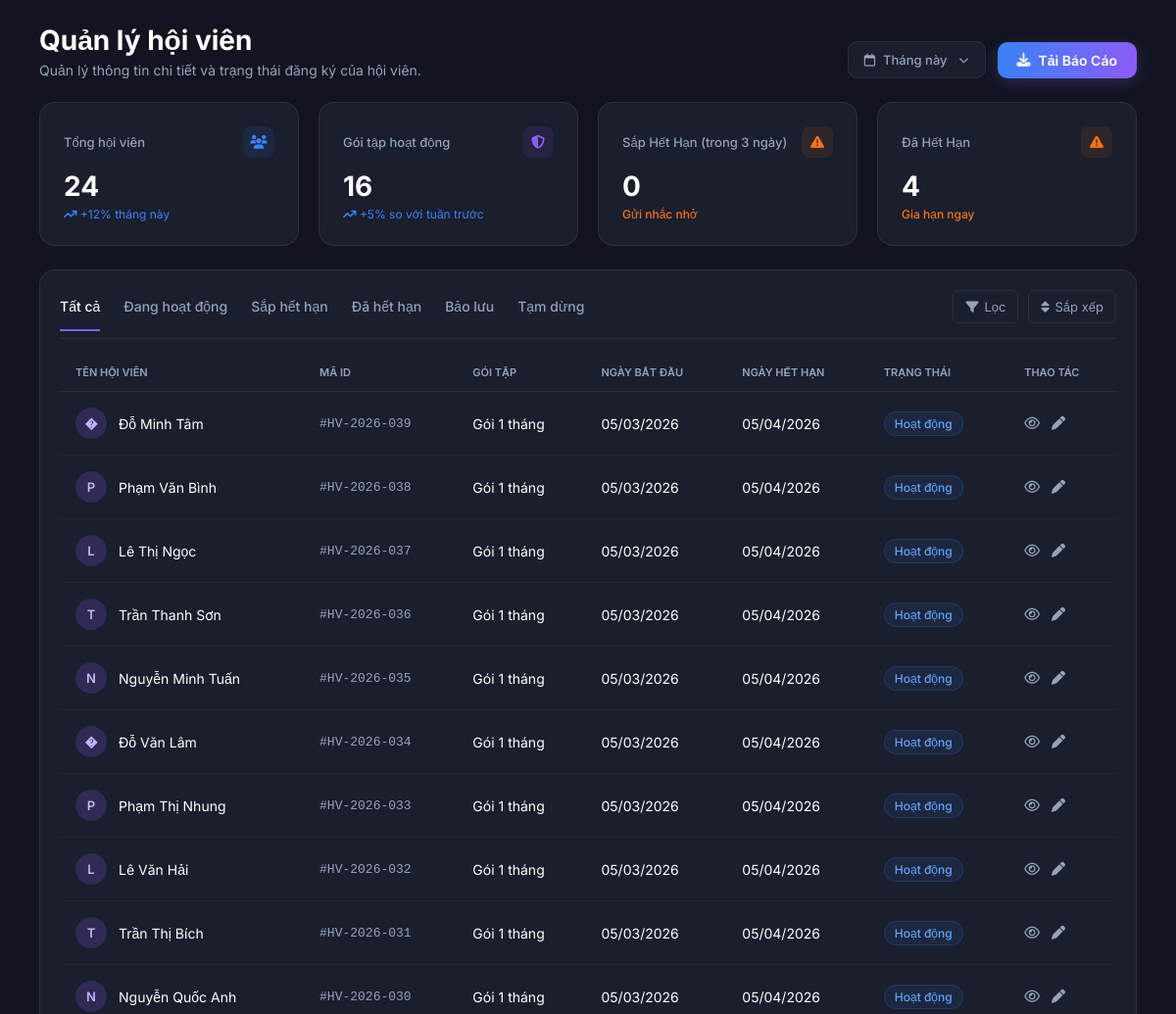
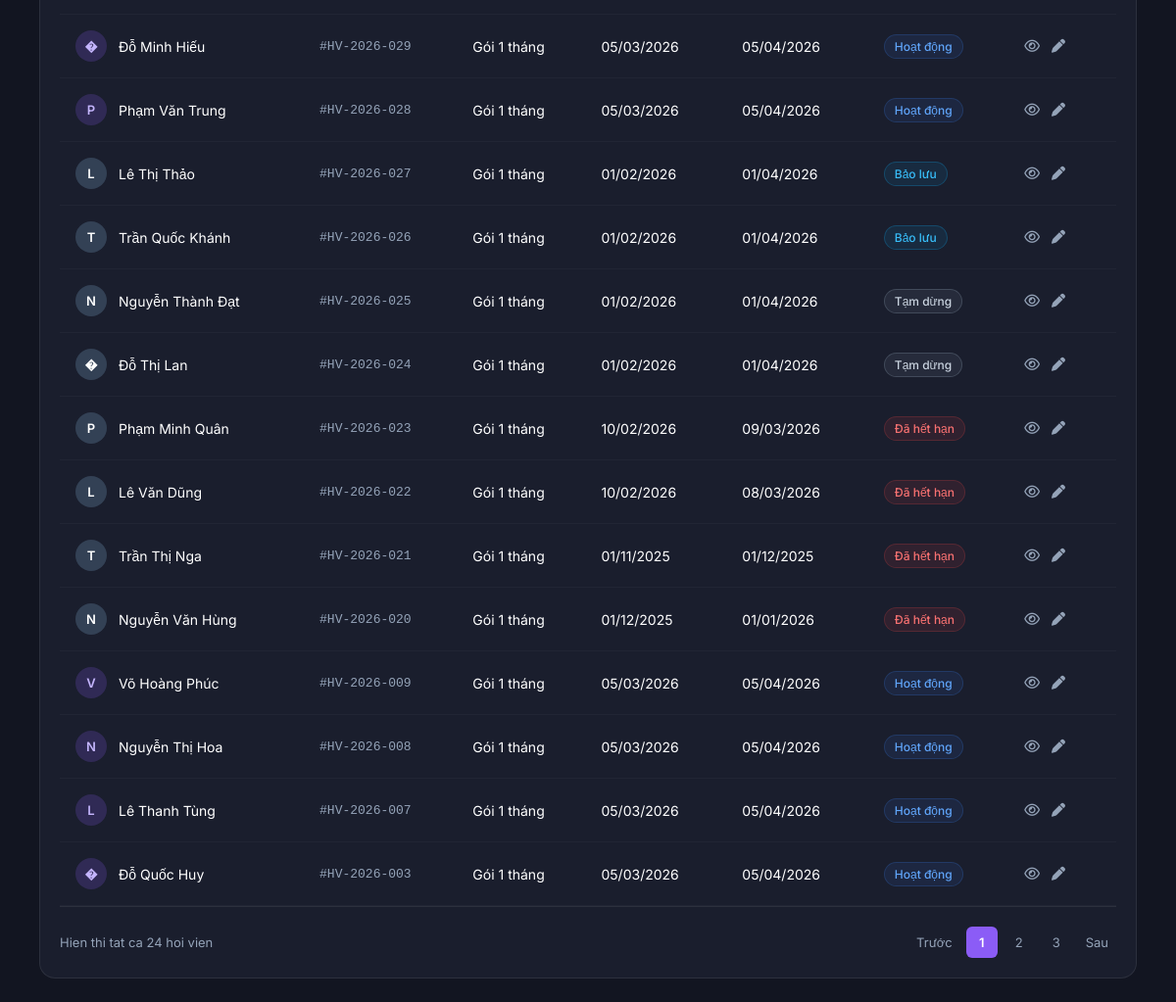
The app's page /Admin/HoiVien.php (signed in) with its own data (2 pictures, top to bottom).
### tables this page shows
CREATE TABLE `hoi_vien` (
  `id` int(11) NOT NULL,
  `ho_ten` varchar(100) NOT NULL,
  `sdt` varchar(15) DEFAULT NULL,
  `email` varchar(100) DEFAULT NULL,
  `ngay_sinh` date DEFAULT NULL,
  `gioi_tinh` varchar(10) DEFAULT NULL,
  `ngay_dang_ky` date DEFAULT curdate(),
  `trang_thai` enum('active','expired') DEFAULT 'active',
  `chu_gym_id` int(11) NOT NULL
);

### Admin/HoiVien.php (the view, shortened to what the rows shown need)
<?php require_once __DIR__ . '/../actions/xuly_HoiVien.php'; ?>
<!DOCTYPE html>
<html lang="vi">
<head>
    <link rel="stylesheet" href="https://cdnjs.cloudflare.com/ajax/libs/font-awesome/6.4.0/css/all.min.css">
</head>
<body>
    <main class="main-content">
        <div class="page-content">
            <div class="page-header">
                <div class="page-title">
                    <h1>Quản lý hội viên</h1>
                </div>
            </div>
            <div class="table-panel">
                <div class="table-wrapper">
                    <table>
                        <thead>
                            <tr>
                                <th>Tên hội viên</th>
                                <th>Mã ID</th>
                                <th>Gói tập</th>
                                <th>Ngày bắt đầu</th>
                                <th>Ngày hết hạn</th>
                                <th>Trạng thái</th>
                                <th>Thao tác</th>
                            </tr>
                        </thead>
                        <tbody>
                            <?php if (!empty($hoiVienRows)): ?>
                                <?php foreach ($hoiVienRows as $member): ?>
                                    <?php
                                        $statusKey = $member['normalized_status'] ?? 'active';
                                        $statusMeta = $statusDisplayMap[$statusKey] ?? ['label' => 'Khong xac dinh', 'badgeClass' => 'paused', 'warningRow' => false];
                                        $memberName = trim((string) ($member['ho_ten'] ?? ''));
                                        $avatarChar = strtoupper(substr($memberName, 0, 1));
                                        $rowClass = !empty($statusMeta['warningRow']) ? 'row-warning' : '';
                                    ?>
                                    <tr
                                        class="<?php echo $rowClass; ?> member-row"
                                        data-member-id="<?php echo (int) ($member['id'] ?? 0); ?>"
                                        data-status="<?php echo htmlspecialchars($statusKey, ENT_QUOTES, 'UTF-8'); ?>"
                                        data-ho-ten="<?php echo htmlspecialchars($memberName !== '' ? $memberName : 'Chua cap nhat', ENT_QUOTES, 'UTF-8'); ?>"
                                        data-ma-id="<?php echo htmlspecialchars((string) ($member['ma_id'] ?? '--'), ENT_QUOTES, 'UTF-8'); ?>"
                                        data-sdt="<?php echo htmlspecialchars((string) ($member['sdt'] ?? '--'), ENT_QUOTES, 'UTF-8'); ?>"
                                        data-email="<?php echo htmlspecialchars((string) (!empty($member['email']) ? $member['email'] : '--'), ENT_QUOTES, 'UTF-8'); ?>"
                                        data-ngay-sinh="<?php echo htmlspecialchars((string) ($member['ngay_sinh_fmt'] ?? '--/--/----'), ENT_QUOTES, 'UTF-8'); ?>"
                                        data-gioi-tinh="<?php echo htmlspecialchars((string) (!empty($member['gioi_tinh']) ? $member['gioi_tinh'] : '--'), ENT_QUOTES, 'UTF-8'); ?>"
                                        data-goi-tap="<?php echo htmlspecialchars((string) ($member['ten_goi'] ?? 'Chua co goi'), ENT_QUOTES, 'UTF-8'); ?>"
                                        data-ngay-bat-dau="<?php echo htmlspecialchars((string) ($member['ngay_bat_dau_fmt'] ?? '--/--/----'), ENT_QUOTES, 'UTF-8'); ?>"
                                        data-ngay-het-han="<?php echo htmlspecialchars((string) ($member['ngay_het_han_fmt'] ?? '--/--/----'), ENT_QUOTES, 'UTF-8'); ?>"
                                        data-trang-thai-label="<?php echo htmlspecialchars((string) $statusMeta['label'], ENT_QUOTES, 'UTF-8'); ?>"
                                        data-face-registered="<?php echo !empty($member['da_dang_ky_khuon_mat']) ? '1' : '0'; ?>"
                                    >
                                        <td>
                                            <div class="user-col">
                                                <div class="avatar <?php echo $statusKey === 'active' ? 'purple' : ''; ?>"><?php echo htmlspecialchars($avatarChar !== '' ? $avatarChar : '?', ENT_QUOTES, 'UTF-8'); ?></div>
                                                <span><?php echo htmlspecialchars($memberName !== '' ? $memberName : 'Chua cap nhat', ENT_QUOTES, 'UTF-8'); ?></span>
                                            </div>
                                        </td>
                                        <td class="code-col"><?php echo htmlspecialchars((string) ($member['ma_id'] ?? '--'), ENT_QUOTES, 'UTF-8'); ?></td>
                                        <td><?php echo htmlspecialchars((string) ($member['ten_goi'] ?? 'Chua co goi'), ENT_QUOTES, 'UTF-8'); ?></td>
                                        <td><?php echo htmlspecialchars((string) ($member['ngay_bat_dau_fmt'] ?? '--/--/----'), ENT_QUOTES, 'UTF-8'); ?></td>
                                        <td class="<?php echo $rowClass !== '' ? 'date-col' : ''; ?>"><?php echo htmlspecialchars((string) ($member['ngay_het_han_fmt'] ?? '--/--/----'), ENT_QUOTES, 'UTF-8'); ?></td>
                                        <td><span class="badge <?php echo htmlspecialchars((string) $statusMeta['badgeClass'], ENT_QUOTES, 'UTF-8'); ?>"><?php echo htmlspecialchars((string) $statusMeta['label'], ENT_QUOTES, 'UTF-8'); ?></span></td>
                                        <td>
                                            <div class="action-btns">
                                                <i class="fa-regular fa-eye js-open-member-detail" title="Xem chi tiết"></i>
                                                <i class="fa-solid fa-pen js-open-member-detail" title="Xem/Cập nhật"></i>
                                            </div>
                                        </td>
                                    </tr>
                                <?php endforeach; ?>
                            <?php endif; ?>
                        </tbody>
                    </table>
                </div>
            </div>
        </div>
    </main>
</body>
</html>

### records on screen
hoi_vien: ho_ten "�", ho_ten "Đỗ Minh Tâm", ma_id "#HV-2026-039", ten_goi "Gói 1 tháng", ngay_bat_dau_fmt "05/03/2026", ngay_het_han_fmt "05/04/2026", label "Hoạt động"
hoi_vien: ho_ten "P", ho_ten "Phạm Văn Bình", ma_id "#HV-2026-038", ten_goi "Gói 1 tháng", ngay_bat_dau_fmt "05/03/2026", ngay_het_han_fmt "05/04/2026", label "Hoạt động"
hoi_vien: ho_ten "L", ho_ten "Lê Thị Ngọc", ma_id "#HV-2026-037", ten_goi "Gói 1 tháng", ngay_bat_dau_fmt "05/03/2026", ngay_het_han_fmt "05/04/2026", label "Hoạt động"
hoi_vien: ho_ten "T", ho_ten "Trần Thanh Sơn", ma_id "#HV-2026-036", ten_goi "Gói 1 tháng", ngay_bat_dau_fmt "05/03/2026", ngay_het_han_fmt "05/04/2026", label "Hoạt động"
hoi_vien: ho_ten "N", ho_ten "Nguyễn Minh Tuấn", ma_id "#HV-2026-035", ten_goi "Gói 1 tháng", ngay_bat_dau_fmt "05/03/2026", ngay_het_han_fmt "05/04/2026", label "Hoạt động"
hoi_vien: ho_ten "�", ho_ten "Đỗ Văn Lâm", ma_id "#HV-2026-034", ten_goi "Gói 1 tháng", ngay_bat_dau_fmt "05/03/2026", ngay_het_han_fmt "05/04/2026", label "Hoạt động"
hoi_vien: ho_ten "P", ho_ten "Phạm Thị Nhung", ma_id "#HV-2026-033", ten_goi "Gói 1 tháng", ngay_bat_dau_fmt "05/03/2026", ngay_het_han_fmt "05/04/2026", label "Hoạt động"
hoi_vien: ho_ten "L", ho_ten "Lê Văn Hải", ma_id "#HV-2026-032", ten_goi "Gói 1 tháng", ngay_bat_dau_fmt "05/03/2026", ngay_het_han_fmt "05/04/2026", label "Hoạt động"
hoi_vien: ho_ten "T", ho_ten "Trần Thị Bích", ma_id "#HV-2026-031", ten_goi "Gói 1 tháng", ngay_bat_dau_fmt "05/03/2026", ngay_het_han_fmt "05/04/2026", label "Hoạt động"
hoi_vien: ho_ten "N", ho_ten "Nguyễn Quốc Anh", ma_id "#HV-2026-030", ten_goi "Gói 1 tháng", ngay_bat_dau_fmt "05/03/2026", ngay_het_han_fmt "05/04/2026", label "Hoạt động"
hoi_vien: ho_ten "�", ho_ten "Đỗ Minh Hiếu", ma_id "#HV-2026-029", ten_goi "Gói 1 tháng", ngay_bat_dau_fmt "05/03/2026", ngay_het_han_fmt "05/04/2026", label "Hoạt động"
hoi_vien: ho_ten "P", ho_ten "Phạm Văn Trung", ma_id "#HV-2026-028", ten_goi "Gói 1 tháng", ngay_bat_dau_fmt "05/03/2026", ngay_het_han_fmt "05/04/2026", label "Hoạt động"
hoi_vien: ho_ten "L", ho_ten "Lê Thị Thảo", ma_id "#HV-2026-027", ten_goi "Gói 1 tháng", ngay_bat_dau_fmt "01/02/2026", ngay_het_han_fmt "01/04/2026", label "Bảo lưu"
hoi_vien: ho_ten "T", ho_ten "Trần Quốc Khánh", ma_id "#HV-2026-026", ten_goi "Gói 1 tháng", ngay_bat_dau_fmt "01/02/2026", ngay_het_han_fmt "01/04/2026", label "Bảo lưu"
hoi_vien: ho_ten "N", ho_ten "Nguyễn Thành Đạt", ma_id "#HV-2026-025", ten_goi "Gói 1 tháng", ngay_bat_dau_fmt "01/02/2026", ngay_het_han_fmt "01/04/2026", label "Tạm dừng"
hoi_vien: ho_ten "�", ho_ten "Đỗ Thị Lan", ma_id "#HV-2026-024", ten_goi "Gói 1 tháng", ngay_bat_dau_fmt "01/02/2026", ngay_het_han_fmt "01/04/2026", label "Tạm dừng"
hoi_vien: ho_ten "P", ho_ten "Phạm Minh Quân", ma_id "#HV-2026-023", ten_goi "Gói 1 tháng", ngay_bat_dau_fmt "10/02/2026", ngay_het_han_fmt "09/03/2026", label "Đã hết hạn"
hoi_vien: ho_ten "L", ho_ten "Lê Văn Dũng", ma_id "#HV-2026-022", ten_goi "Gói 1 tháng", ngay_bat_dau_fmt "10/02/2026", ngay_het_han_fmt "08/03/2026", label "Đã hết hạn"
hoi_vien: ho_ten "T", ho_ten "Trần Thị Nga", ma_id "#HV-2026-021", ten_goi "Gói 1 tháng", ngay_bat_dau_fmt "01/11/2025", ngay_het_han_fmt "01/12/2025", label "Đã hết hạn"
hoi_vien: ho_ten "N", ho_ten "Nguyễn Văn Hùng", ma_id "#HV-2026-020", ten_goi "Gói 1 tháng", ngay_bat_dau_fmt "01/12/2025", ngay_het_han_fmt "01/01/2026", label "Đã hết hạn"
hoi_vien: ho_ten "V", ho_ten "Võ Hoàng Phúc", ma_id "#HV-2026-009", ten_goi "Gói 1 tháng", ngay_bat_dau_fmt "05/03/2026", ngay_het_han_fmt "05/04/2026", label "Hoạt động"
hoi_vien: ho_ten "N", ho_ten "Nguyễn Thị Hoa", ma_id "#HV-2026-008", ten_goi "Gói 1 tháng", ngay_bat_dau_fmt "05/03/2026", ngay_het_han_fmt "05/04/2026", label "Hoạt động"
hoi_vien: ho_ten "L", ho_ten "Lê Thanh Tùng", ma_id "#HV-2026-007", ten_goi "Gói 1 tháng", ngay_bat_dau_fmt "05/03/2026", ngay_het_han_fmt "05/04/2026", label "Hoạt động"
hoi_vien: ho_ten "�", ho_ten "Đỗ Quốc Huy", ma_id "#HV-2026-003", ten_goi "Gói 1 tháng", ngay_bat_dau_fmt "05/03/2026", ngay_het_han_fmt "05/04/2026", label "Hoạt động"

### other values on screen
$tongHoiVienFormatted "24"
$hoiVienDangHoatDongFormatted "16"
$hoiVienSapHetHanFormatted "0"
$hoiVienDaHetHanFormatted "4"
